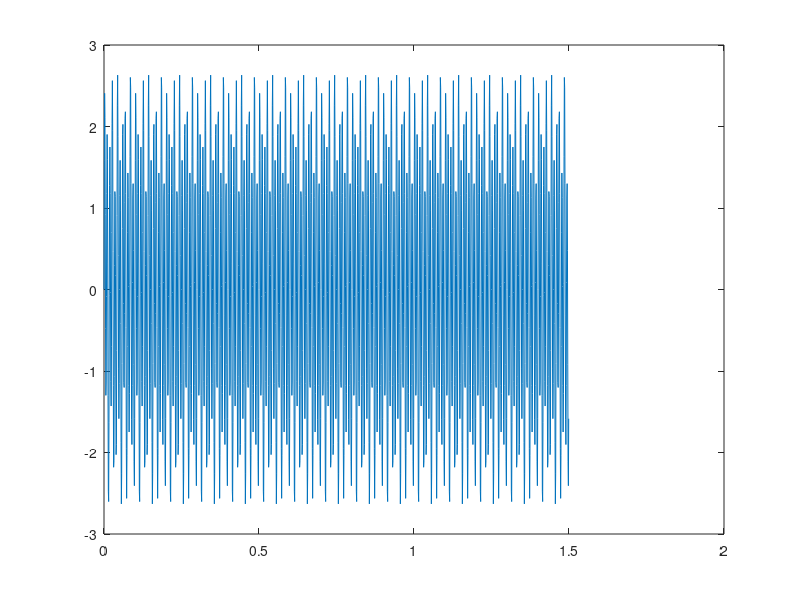
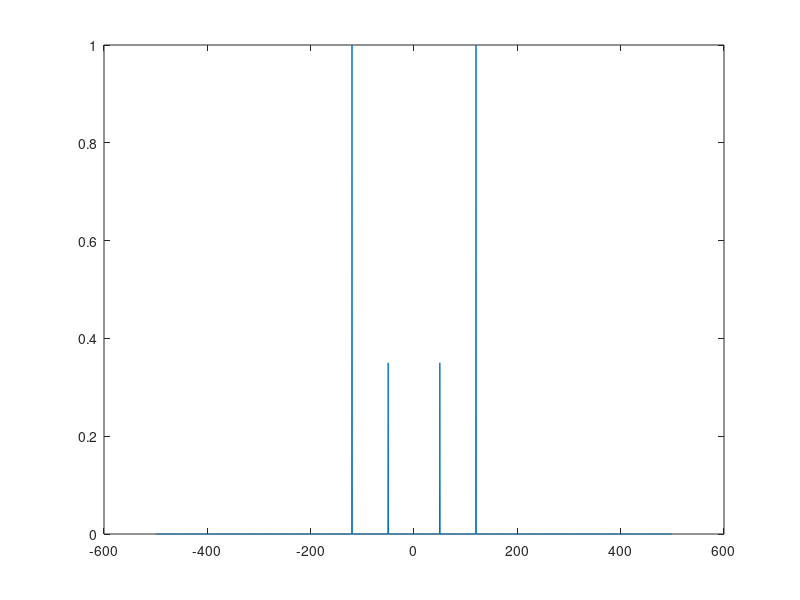

MATLAB code for these plots, in order: (Note: this script raises an error after producing the figures.)
%% Lecture 9 - Matlab practice 6: FFT
%
%
% Example 1: consider signal:
%        f(t) = 0.7 sin (100*pi*t) + 2*sin(240*pi*t)
% (a) Sample the signal: obtain 1500 samples at a 
%     sampling frequency of 1000 Hz
% (b) Plot the magnitude spectrum
%

Fs = 1000;
T = 1/Fs;
L = 1500;

t = (0:L-1)*T;

signal_ft = 0.7*sin(100*pi*t) + 2*sin(240*pi*t);

figure(1);
plot(t, signal_ft)

figure(2);
signal_FW = fft(signal_ft)
signal_FW(100)
freq_axis = Fs*(-(L/2):(L/2 - 1))/L
plot(freq_axis, abs(fftshift(signal_FW))/L)




%%  Example 2: Displaying image and computing FT of image
%
% Load 'rocky.png' and 'rocky_brick.png' image;
% Display them;
% Compute FFT and display, comment on differences

rocky = imread('rocky.png');

rocky_brick = imread('rocky_brick.png');

figure(1)
subplot(121)
imshow(rocky)

subplot(122)
imshow(rocky_brick)

figure(2)
R1 = fft2(rocky(:,:,1));
RB = fft2(rocky_brick(:,:,1));

abs_R1 = fftshift(abs(R1));
abs_RB = fftshift(abs(RB));
%%
subplot(121)
imshow(abs_R1, [0 20000]);

subplot(122)
imshow(abs_RB, [0 20000])



















